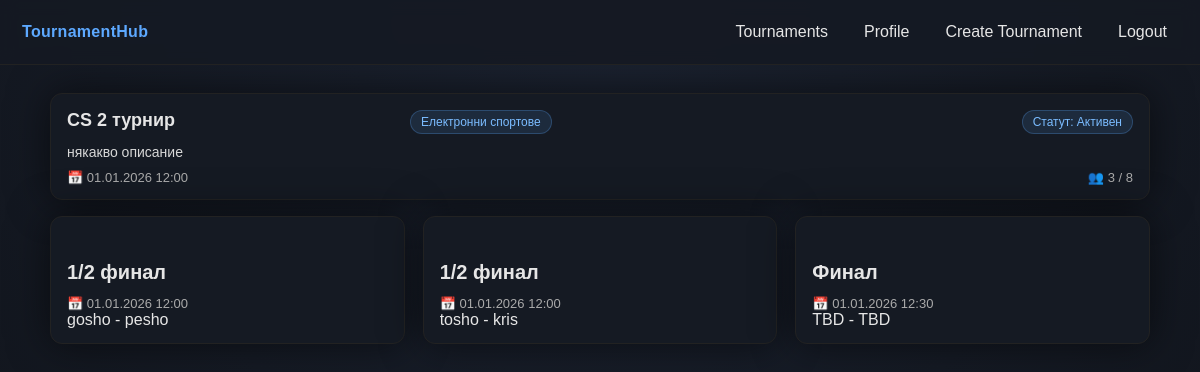
Screenshot of /tournament.php?id=3 (signed in) with the database file from the repository.
### tables this page shows
CREATE TABLE Tournament (
    id INT UNSIGNED AUTO_INCREMENT PRIMARY KEY,
    name VARCHAR(63) NOT NULL,
    description VARCHAR(255),
    category VARCHAR(63),
    start_datetime DATETIME NOT NULL,
    end_datetime DATETIME NOT NULL,
    status ENUM('upcoming', 'ongoing', 'finished') NOT NULL DEFAULT 'upcoming',
    capacity INT UNSIGNED NOT NULL,
    spots_taken INT UNSIGNED NOT NULL DEFAULT 0, 
    is_team_based BOOLEAN NOT NULL,
    creator_user_id INT UNSIGNED NOT NULL,
    CONSTRAINT fk_tournament_creator
        FOREIGN KEY (creator_user_id)
        REFERENCES User(id)
        ON DELETE CASCADE
        ON UPDATE CASCADE 
);

CREATE TABLE Matches (
  match_id INT UNSIGNED AUTO_INCREMENT PRIMARY KEY,
  tournament_id INT UNSIGNED NOT NULL,
  match_date DATETIME NOT NULL,
  current_round INT UNSIGNED NOT NULL, 
  side1_nickname VARCHAR(63),
  side2_nickname VARCHAR(63),
  winner VARCHAR(63) DEFAULT NULL,
  next_match_id INT UNSIGNED DEFAULT NULL,
  score VARCHAR(31) DEFAULT NULL,
  CONSTRAINT fk_match_tournament
    FOREIGN KEY (tournament_id) REFERENCES Tournament(id)
    ON DELETE CASCADE ON UPDATE CASCADE,
  CONSTRAINT fk_match_next
    FOREIGN KEY (next_match_id) REFERENCES Matches(match_id)
    ON DELETE SET NULL ON UPDATE CASCADE,
  CONSTRAINT chk_winner_valid
    CHECK (winner IS NULL OR winner IN (side1_nickname, side2_nickname))
);

### tournament.php (the view, shortened to what this page needs)
<?php
require "db.php";
$tournament_id = filter_input(INPUT_GET, 'id', FILTER_VALIDATE_INT);
$stmt = mysqli_prepare(
    $conn,
    "SELECT
        t.id,
        t.name,
        t.description,
        t.category,
        t.start_datetime,
        t.end_datetime,
        t.status,
        t.capacity,
        t.spots_taken,
        t.is_team_based,
        t.creator_user_id
     FROM Tournament t
     WHERE t.id = ?
     LIMIT 1"
);
mysqli_stmt_bind_param($stmt, "i", $tournament_id);
mysqli_stmt_execute($stmt);
$result = mysqli_stmt_get_result($stmt);
$t = mysqli_fetch_assoc($result);
$matches = [];
$stmt = mysqli_prepare(
    $conn,
    "SELECT *
        FROM Matches
        WHERE tournament_id = ?"
);
mysqli_stmt_bind_param($stmt, "i", $tournament_id);
mysqli_stmt_execute($stmt);
$result = mysqli_stmt_get_result($stmt);
while ($row = mysqli_fetch_assoc($result)) {
    $matches[] = $row;
}
?>
<!DOCTYPE html>
<html lang="bg">
<head>
    <link rel="stylesheet" href="style.css">
</head>
<body>
<header class="navbar">
    <div class="logo"><a href="home.php">TournamentHub</a></div>
    <nav>
        <a href="home.php">Tournaments</a>
        <a href="user.php">Profile</a>
        <a href="create_tournament.php">Create Tournament</a>
        <a href="handlers/logout_handler.php">Logout</a>
    </nav>
</header>
<main class="container">
    <div class="tournament-information">
        <div class="tournament-card">
                <div class="card-header">
                    <h2><?= htmlspecialchars($t['name']) ?></h2>
                    <span class="tag"><?= htmlspecialchars($t['category']) ?></span><br>
                    <?php
                    $status = $t['status'];
                    if ($status === 'upcoming') {
                    $label = 'Статут: Предстоящ';
                    } elseif ($status === 'ongoing') {
                    $label = 'Статут: Активен';
                    } else {
                    $label = 'Статут: Завършил';
                    }
                    ?>
                    <span class="tag"><?= $label ?></span>
                </div>
                <p class="description">
                    <?= htmlspecialchars($t['description']) ?>
                </p>
                <div class="meta">
                    <span>📅 <?= date("d.m.Y H:i", strtotime($t['start_datetime'])) ?></span>
                    <span>👥 <?= (int)$t['spots_taken'] ?> / <?= (int)$t['capacity'] ?></span>
                </div>
            </div>
    </div>
    <div class="tournament-bracket">
        <?php if ($t['status'] === 'upcoming'): ?>
            <div>Няма налична схема</div>
        <?php else: ?>
            <div class="match-grid">
                <?php foreach ($matches as $m): ?>
                <div class="match-card">
                    <div class="header">
                        <h2>
                            <?php
                                $round = (int)$m['current_round'];
                                if ($round === 1) {
                                    $text = 'Финал';
                                } else {
                                    $text = '1/' . $round . " финал";
                                }
                            ?>
                        <?= htmlspecialchars($text) ?></h2>
                    </div>
                    <div class="meta">
                        <span>📅 <?= date("d.m.Y H:i", strtotime($m['match_date'])) ?></span>
                    </div>
                    <div class="score">
                        <label>
                            <?php if ($m['side1_nickname'] != null): ?>
                                <label><?= htmlspecialchars($m['side1_nickname']) ?></label>
                            <?php else: ?>
                                <label> TBD </label>
                            <?php endif; ?>
                        </label>
                        <?php if ($m['score'] != null): ?>
                            <label><?= htmlspecialchars($m['score']) ?></label>
                        <?php else: ?>
                            <label> - </label>
                        <?php endif; ?>
                        <label>
                            <?php if ($m['side2_nickname'] != null): ?>
                                <label><?= htmlspecialchars($m['side2_nickname']) ?></label>
                            <?php else: ?>
                                <label> TBD </label>
                            <?php endif; ?>
                        </label>
                    </div>
                </div>
                <?php endforeach; ?>
            </div>
        <?php endif; ?>
    </div>
</main>
</body>
</html>

### style.css (style rules this page uses)
:root { --bg1:#1b2230; --bg2:#0f1218; --text:#e6e6e6; --muted:#aaa; --card:#151a23; --border:#222; --primary:#5da9ff; --primaryHover:#7bbcff; --shadow: 0 0 40px rgba(0,0,0,.55); }
* { box-sizing:border-box; font-family: Arial, sans-serif; }
body { margin:0; min-height:100vh; background: radial-gradient(circle at top, var(--bg1), var(--bg2)); color:var(--text); }
a { color:var(--primary); text-decoration:none; }
.navbar { position: sticky; top: 0; z-index: 10; display:flex; align-items:center; justify-content:space-between; padding: 14px 22px; background: rgba(21,26,35,.92); border-bottom: 1px solid var(--border); backdrop-filter: blur(8px); }
.navbar .logo { font-weight: 800; letter-spacing: .3px; color: var(--primary); user-select:none; }
.logo > a { text-decoration: none; }
.navbar nav { display:flex; align-items:center; gap:14px; }
.navbar nav a { color: var(--text); text-decoration:none; padding: 8px 10px; border-radius: 8px; border: 1px solid transparent; }
.container { width: min(1100px, calc(100% - 40px)); margin: 0 auto; padding: 28px 0 46px; }
.container h2 { margin: 28px 0 12px; font-size: 20px; font-weight: 700; }
.container p { color: #d8d8d8; margin: 8px 0; }
.meta { color: var(--muted); font-size: 13px; }
.tournament-grid, .match-grid { display:grid; grid-template-columns: repeat(auto-fit, minmax(280px, 1fr)); gap: 18px; margin-top: 16px; }
.tournament-card, .match-card { background: var(--card); border: 1px solid var(--border); border-radius: 12px; padding: 16px 16px 14px; box-shadow: var(--shadow); transition: transform .15s ease, border-color .15s ease; }
.card-header { display:flex; align-items:flex-start; justify-content:space-between; gap: 12px; }
.card-header h2 { margin:0; font-size: 18px; font-weight: 800; color: var(--text); line-height: 1.2; }
.tag { flex: 0 0 auto; font-size: 12px; color: var(--primaryHover); background: rgba(93,169,255,.12); border: 1px solid rgba(93,169,255,.25); padding: 4px 10px; border-radius: 999px; white-space: nowrap; }
.description { margin: 12px 0 10px; color: #d1d1d1; line-height: 1.45; font-size: 14px; }
.tournament-card .meta { display:flex; justify-content:space-between; gap: 10px; flex-wrap:wrap; margin-top: 8px; }

### rows the page displays
tournament: name "CS 2 турнир", category "Електронни спортове", status "Статут: Активен", description "някакво описание", start_datetime "01.01.2026 12:00", spots_taken "3", capacity "8"
matches: current_round "1/2 финал", match_date "01.01.2026 12:00", side1_nickname "gosho", side2_nickname "pesho"
matches: current_round "1/2 финал", match_date "01.01.2026 12:00", side1_nickname "tosho", side2_nickname "kris"
matches: current_round "Финал", match_date "01.01.2026 12:30", shows "TBD"
